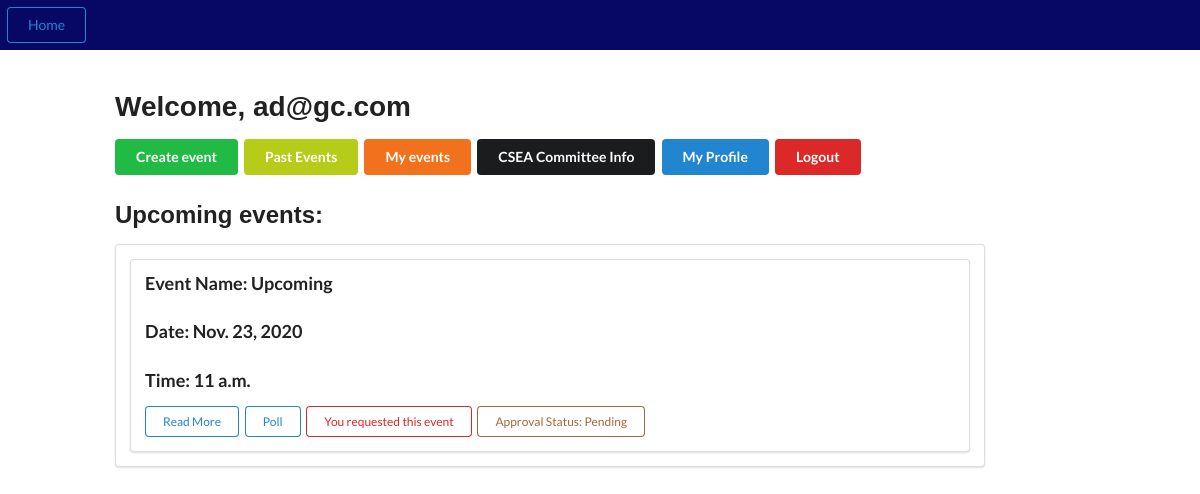
Page /home/ (signed in) on the earlier database version.
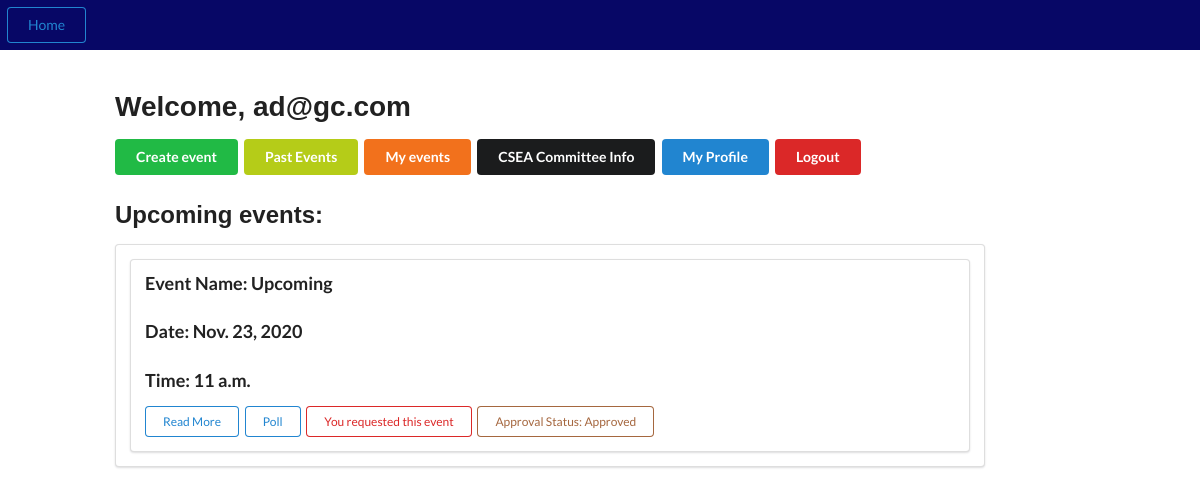
Same page on the later database version.
### events/models.py (models this page shows, shortened)
class Event(models.Model):
    name = models.CharField(max_length=300)
    event_id = models.UUIDField(primary_key=True, default=uuid.uuid4, help_text='Unique ID for this particular event')
    fee = models.PositiveIntegerField()
    capacity  = models.PositiveIntegerField()
    target_audience = models.CharField(max_length=300)
    date = models.DateField(null = False, blank = False)
    time = models.TimeField(auto_now=False, auto_now_add=False, blank=True, null=True)
    summary = models.TextField(blank=True, null=True)
    faq = models.TextField(blank=True, null=True)
    tags = models.CharField(max_length=300, help_text=' (Press Ctrl to select multiple)')
    organisors = models.CharField(max_length=300)
    contact_info = models.CharField(max_length=300)
    venue = models.CharField(max_length=50, choices=(('L1','Lecture Hall 1'),('L2','Lecture Hall 2'),('L1','Lecture Hall 3'),('L1','Lecture Hall 4'),('Audi','Auditorium')),default='Audi')
    invitees_btech = models.ManyToManyField(Btech, help_text=' (Press Ctrl to select multiple)', blank=True)
    invitees_mtech = models.ManyToManyField(Mtech, help_text=' (Press Ctrl to select multiple)', blank=True)
    invitees_phd = models.ManyToManyField(PhD, blank=True)
    comment_for_admin = models.CharField(max_length=300)
    approval = models.CharField(max_length=50, choices = (('Appr','Approved'),('Pend','Pending'),('Decl','Declined')), default='Pend')
    requestor = models.CharField(max_length=100, blank=True)
    curr_audience = models.IntegerField(blank=True, null=True)
    faq_question_1 = models.CharField(max_length=500,blank=True)
    faq_question_2 = models.CharField(max_length=500,blank=True)
    faq_question_3 = models.CharField(max_length=500,blank=True)
    faq_question_4 = models.CharField(max_length=500,blank=True)
    faq_question_5 = models.CharField(max_length=500,blank=True)
    faq_answer_1 = models.CharField(max_length=500,blank=True)
    faq_answer_2 = models.CharField(max_length=500,blank=True)
    faq_answer_3 = models.CharField(max_length=500,blank=True)
    faq_answer_4 = models.CharField(max_length=500,blank=True)
    faq_answer_5 = models.CharField(max_length=500,blank=True)
    faq_android = models.CharField(max_length=7000,blank=True)

### events/views.py (the view)
# urls.py: path('home/',views.home_page, name='home_page'),
@login_required(login_url='loginPage')
def home_page(request):
    events=Event.objects.filter(date__gte=date.today()).order_by('-date')
    return render(request, 'home.html', {'display_id':str(request.user), 'events':events})

### templates/home.html
{%extends 'base.html'%}
{% block content%}
    <div class='col-sm-1'></div>
    <div class='col-md-9 '>
        <div style='padding-top:15px'></div>
            <h1 style='font-family: Arial, Helvetica, sans-serif'> Welcome, {{display_id}}</h1>
            <a href='{% url "create_event" %}' class='ui positive button'>Create event </a>
            <a href='{% url "past" %}' class='ui olive button'>Past Events</a>
            <a href='{% url "my_events" %}' class='ui  orange button '>My events</a>
            <a href='#' class='ui yellow secondary   button'>CSEA Committee Info</a>
            <a href='{% url "profile" %}' class='ui primary button'>My Profile</a>
            <a href='{% url "logout" %}' class='ui negative button'>Logout</a>
            <h2 style='font-family: Arial, Helvetica, sans-serif'>Upcoming events: </h2>
            <div class='ui segment'>
                {% for i in events%}
                <div class='ui segment'>
                    <h3 class='ui header'>Event Name: {{ i.name}}</h3>
                    <h3 class='ui header'>Date: {{ i.date}}</h3>
                    <h3 class='ui header'>Time: {{i.time}}</h3>
                    <a href="{% url 'polling' i.event_id %}"class='ui tiny primary basic button'>Read More</a>
                    <a href="#" class='ui tiny primary basic button'>Poll</a>
                    {% if display_id == i.requestor %}
                    <p class='ui tiny basic red button'>You requested this event</p>
                    <div class='ui tiny basic brown  button'>Approval Status: {{i.get_approval_display}}</div>
                    {% endif %}
                </div>
                {% endfor%}
            </div>
    </div>
{%endblock%}

Differences in the rows shown:
changed Event "Upcoming": approval "Pending" → "Approved"
